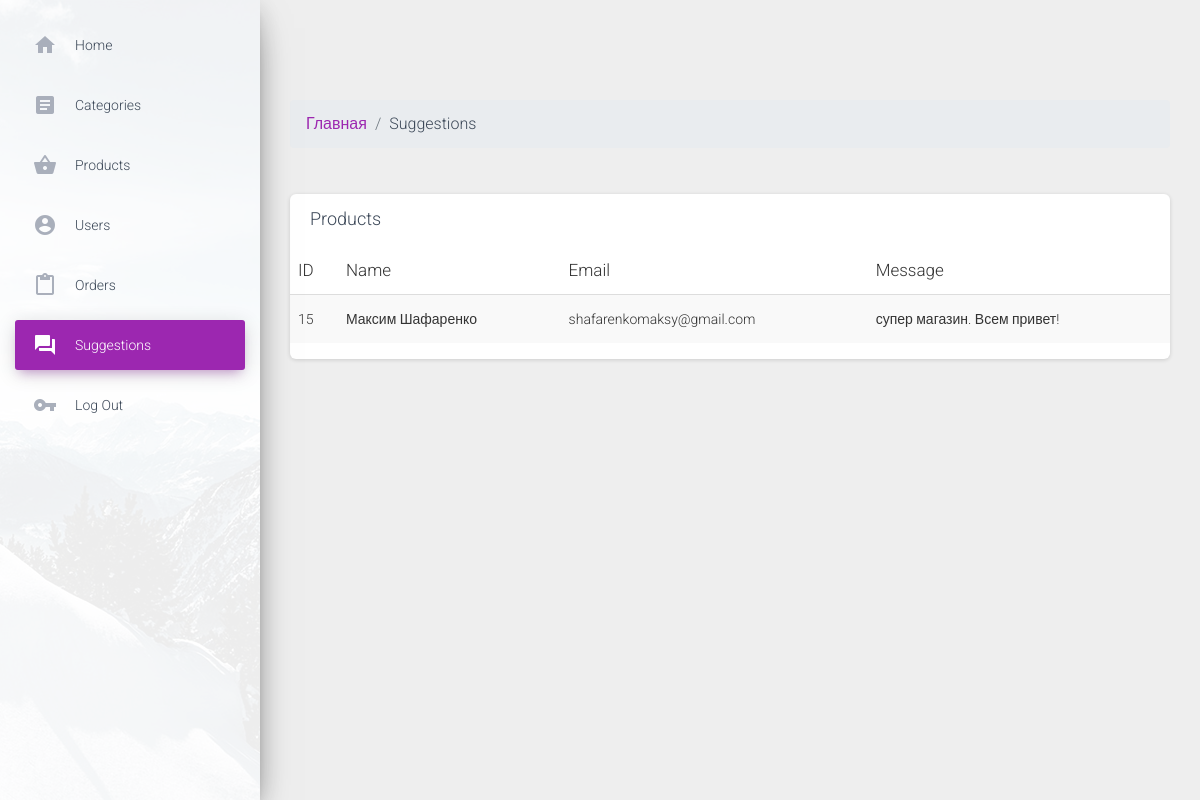
Screenshot of /admin/suggestions.php with the database file from the repository.
### tables this page shows
CREATE TABLE `suggestion` (
  `id` int(10) NOT NULL,
  `name` varchar(255) NOT NULL,
  `email` varchar(255) NOT NULL,
  `message` text NOT NULL
);

### admin/suggestions.php (the view, shortened to what this page needs)
<?php
    include $_SERVER['DOCUMENT_ROOT'] . '/admin/parts/header.php';
?>
<nav aria-label="breadcrumb">
  <ol class="breadcrumb">
    <li class="breadcrumb-item"><a href="/admin">Главная</a></li>
    <li class="breadcrumb-item">Suggestions</li>
  </ol>
</nav>
    <div class="row">
        <div class="col-md-12">
            <div class="card strpied-tabled-with-hover">
                <div class="card-header ">
                    <h4 class="card-title">Products</h4>
                </div>
                <div class="card-body table-full-width table-responsive">
                    <table class="table table-hover table-striped">
                        <thead>
                            <th>ID</th>
                            <th>Name</th>
                            <th>Email</th>
                            <th>Message</th>
                        </thead>
                        <tbody>
                            <?php
                                $sql = "SELECT * FROM suggestion";
                                $result = $conn -> query($sql);
                                while ($row = mysqli_fetch_assoc($result)) {
                                ?>
                                        <tr>
                                            <td><?php echo $row ["id"] ?></td>
                                            <td><?php echo $row ["name"] ?></td>
                                            <td><?php echo $row ["email"] ?></td>
                                            <td><?php echo $row ["message"] ?></td>
                                        </tr>
                                    <?php
                                }
                            ?>
                        </tbody>
                    </table>
                </div>
            </div>
        </div>
<?php
    include $_SERVER['DOCUMENT_ROOT'] . '/admin/parts/footer.php';
?>

### rows the page displays
suggestion: id "15", name "Максим Шафаренко", email "shafarenkomaksy@gmail.com", message "супер магазин. Всем привет!"
